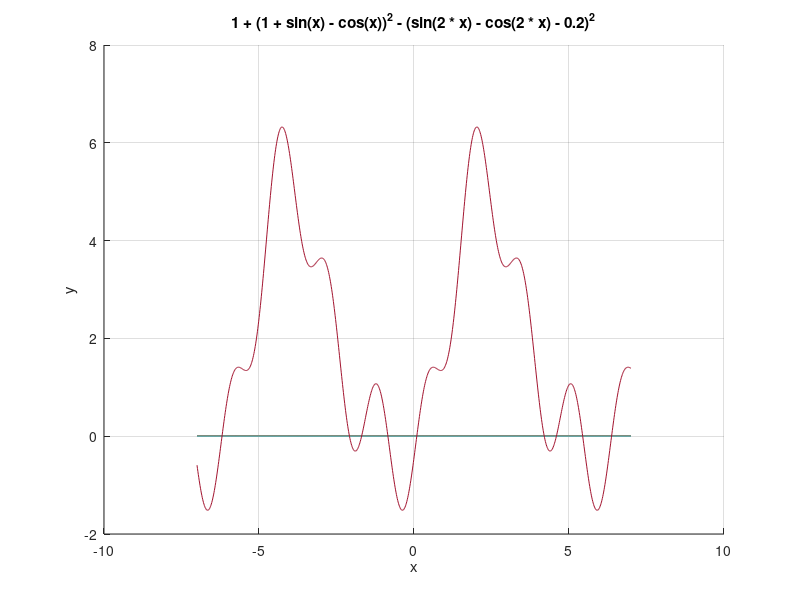

Source code (MATLAB): (Note: this script raises an error after producing the figure.)
fun = @(x) 1 + (1 + sin(x) - cos(x)).^2 - (sin(2 .* x) - cos(2 .* x) - 0.2).^2;

x = linspace(-7, 7, 1000);
y = 1 + (1 + sin(x) - cos(x)).^2 - (sin(2 .* x) - cos(2 .*x) - 0.2).^2;

hold on
grid on
title("1 + (1 + sin(x) - cos(x))^2 - (sin(2 * x) - cos(2 * x) - 0.2)^2");
xlabel('x');
ylabel('y');
plot(x, zeros(1000), '-');
plot(x, y);

z = ginput(2);
plot(z(1,1), fun(z(1,1)), 'g*', z(2,1), fun(z(2,1)), 'g*');

left = z(1,1);
right = z(2,1);
eps = 1e-14;

for iter = 1 : 1000
    mid = (left + right) / 2;
    plot(mid, fun(mid), 'b*');
    if fun(left) > 0 && fun(right) > 0 && fun(mid) > 0
        break;
    end
    if fun(left) < 0 && fun(right) < 0 && fun(mid) < 0
        break;
    end
    if(abs(fun(mid)) < eps)
        plot(mid, fun(mid), 'r*');
        break;
    end
    if fun(left) * fun(mid) > 0
        left = mid;
    end
    if fun(right) * fun(mid) > 0
        right = mid;
    end
end
mid 
fun(mid)
iter